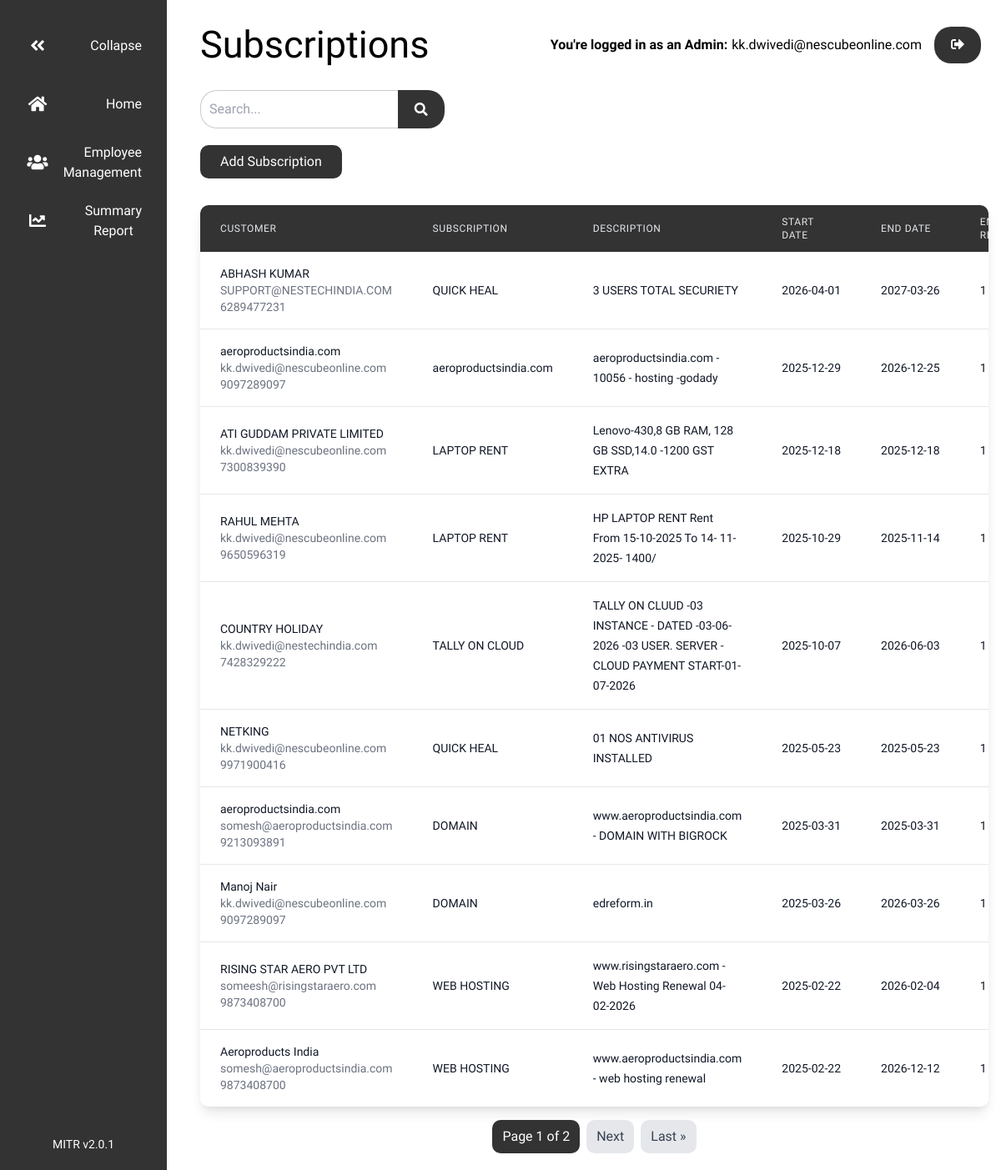
The app's page /subscriptions/ (signed in) with its own data.
### MITR_app/models.py (models this page shows, shortened)
class CustomUser(AbstractUser):
    company = models.CharField(max_length=100)
    email = models.EmailField(unique=True)
    is_superuser = models.BooleanField(default=False)

class Subscription(models.Model):
    SUBSCRIPTION_TYPES = [
        ('amazon_prime', 'Amazon Prime'),
        ('netflix', 'Netflix'),
        ('disney_hotstar', 'Disney+ Hotstar'),
    ]
    REMINDER_CHOICES = [
        ('1 Day', '1 Day'),
        ('1 Week', '1 Week'),
        ('1 Month', '1 Month'),
    ]
    subscription_type = models.CharField(max_length=50)
    description = models.TextField()
    ending_reminder = models.CharField(max_length=20, choices=REMINDER_CHOICES)
    customer_name = models.CharField(max_length=100)
    customer_email = models.EmailField()
    customer_phone = models.CharField(max_length=15)
    start_date = models.DateTimeField(auto_now_add=True)
    end_date = models.DateTimeField()
    reminder_sent = models.BooleanField(default=False)
    end_notification_sent = models.BooleanField(default=False)
    @property
    def status(self):
        now = timezone.now()
        if self.end_date >= now:
            return 'Active'
        else:
            return 'Expired'

### MITR_app/views.py (the view, shortened to what this page needs)
# urls.py: path('subscriptions/', views.subscriptions, name='subscriptions'),
@login_required
def subscriptions(request):
    user_email = request.user
    is_superuser = user_email.is_superuser
    employee = None
    is_employee = False
    current_time = timezone.now()
    subscriptions_list = Subscription.objects.all().order_by('-start_date')
    paginator = Paginator(subscriptions_list, 10)  # Show 10 subscriptions per page
    page_number = request.GET.get('page')
    page_obj = paginator.get_page(page_number)
    if request.user.is_superuser:
        context = {
            'subscriptions': page_obj,
            'reminder_choices': Subscription.REMINDER_CHOICES,
            'now': current_time,
            'is_employee': is_employee,
            'is_superuser': is_superuser,
            'employee': employee
        }
        return render(request, 'subscriptions.html', context)

### MITR_app/templates/subscriptions.html (shortened to what this page needs)
<!DOCTYPE html>
<html lang="en">
<head>
  <link rel="stylesheet" href="https://cdnjs.cloudflare.com/ajax/libs/font-awesome/5.15.3/css/all.min.css">
  <link href="https://cdn.jsdelivr.net/npm/tailwindcss@2.2.19/dist/tailwind.min.css" rel="stylesheet">
</head>
<body>
  <div class="sidebar">
    <button class="sidebar-btn collapse-btn">
      <i class="fas fa-angle-double-left"></i>
      <span>Collapse</span>
    </button>
    <a href="{% url 'dashboard' %}" class="sidebar-link">
      <button class="sidebar-btn">
        <i class="fas fa-home"></i>
        <span>Home</span>
      </button>
    </a>
    {% if employee.coordinator or user.is_superuser %}
    <a href="{% url 'employee_list' %}" class="sidebar-link">
      <button class="sidebar-btn">
        <i class="fas fa-users"></i>
        <span><p style="margin-left: 25px;">Employee</p> <p>Management</p></span>
      </button>
    </a>
    {% endif %}
    {% if employee.coordinator or user.is_superuser %}
    <a href="{% url 'summary_report' %}" class="sidebar-link">
      <button class="sidebar-btn">
        <i class="fas fa-chart-line"></i>
        <span>Summary<br>Report</span>
      </button>
    </a>
    {% endif %}
    <div class="version-text">MITR v2.0.1</div>
  </div>
  <div class="main-content">
    <div class="dashboard-header">
      <h1 style="font-size: 45px; margin-left: 20px;">Subscriptions</h1>
      <div style="margin-right: 4px;" class="user-info">
        {% if employee.coordinator %}
          <p style="font-size: 16px; padding-right: 5px; font-weight: bold;">You're logged in as a co-ordinator:</p> {{ user.username }}
        {% elif is_employee %}
          <p style="font-size: 16px; padding-right: 5px; font-weight: bold;">You're logged in as an employee : </p> {{ user.username }}
        {% elif is_superuser %}
          <p style="font-size: 16px; padding-right: 5px; font-weight: bold;">You're logged in as an Admin:</p> {{ user.username }}
        {% endif %}
        <div class="logout-option">
          <form method="POST" action="{% url 'logout' %}">
            <button type="submit" class="logout-btn"><i class="fas fa-sign-out-alt"></i></button>
          </form>
        </div>
      </div>
    </div>
    <div class="search-bar">
      <form method="GET" action="{% url 'dashboard' %}">
        <input type="text" name="search" placeholder="Search..." value="{{ search_query }}">
        <button type="submit">
          <i class="fas fa-search"></i>
        </button>
      </form>
    </div>
    <div style="margin-left: 20px;" class="container mx-auto">
        <div class="flex justify-between items-center mb-8">
            {% if user.is_superuser or employee.coordinator %}
            <button onclick="openAddSubscriptionPopup()" class="bg-gray-800 text-white px-6 py-2 rounded-lg hover:bg-gray-700 transition-colors duration-200 focus:outline-none focus:ring-2 focus:ring-gray-500 focus:ring-offset-2">
                Add Subscription
            </button>
            {% endif %}
        </div>
        <div class="bg-white rounded-lg shadow-lg overflow-hidden">
            <table class="min-w-full">
                <thead>
                    <tr class="bg-gray-800">
                        <th class="px-6 py-3 text-left text-xs font-medium text-gray-200 uppercase tracking-wider">Customer</th>
                        <th class="px-6 py-3 text-left text-xs font-medium text-gray-200 uppercase tracking-wider">Subscription</th>
                        <th class="px-6 py-3 text-left text-xs font-medium text-gray-200 uppercase tracking-wider">Description</th>
                        <th class="px-6 py-3 text-left text-xs font-medium text-gray-200 uppercase tracking-wider">Start Date</th>
                        <th class="px-6 py-3 text-left text-xs font-medium text-gray-200 uppercase tracking-wider">End Date</th>
                        <th class="px-6 py-3 text-left text-xs font-medium text-gray-200 uppercase tracking-wider">Ending Reminder</th>
                    </tr>
                </thead>
                <tbody class="bg-white divide-y divide-gray-200">
                    {% for subscription in subscriptions %}
                    <tr>
                        <td class="px-6 py-4 whitespace-nowrap">
                            <div class="text-sm font-medium text-gray-900">{{ subscription.customer_name }}</div>
                            <div class="text-sm text-gray-500">{{ subscription.customer_email }}</div>
                            <div class="text-sm text-gray-500">{{ subscription.customer_phone }}</div>
                        </td>
                        <td class="px-6 py-4 whitespace-nowrap">
                            <span class="text-sm text-gray-900">{{ subscription.subscription_type }}</span>
                        </td>
                        <td class="px-6 py-4">
                            <span class="text-sm text-gray-900">{{ subscription.description }}</span>
                        </td>
                        <td class="px-6 py-4 whitespace-nowrap">
                            <span class="text-sm text-gray-900">{{ subscription.start_date|date:"Y-m-d" }}</span>
                        </td>
                        <td class="px-6 py-4 whitespace-nowrap">
                            <span class="text-sm text-gray-900">{{ subscription.end_date|date:"Y-m-d" }}</span>
                        </td>
                        <td class="px-6 py-4 whitespace-nowrap">
                            <span class="text-sm text-gray-900">{{ subscription.ending_reminder }}</span>
                        </td>
                    </tr>
                    {% endfor %}
                </tbody>
            </table>
        </div>
        <div class="pagination flex justify-center mt-4 space-x-2">
                    <span class="px-3 py-2 bg-gray-800 text-white rounded-lg">
                        Page {{ subscriptions.number }} of {{ subscriptions.paginator.num_pages }}
                    </span>
                    {% if subscriptions.has_next %}
                        <a href="?page={{ subscriptions.next_page_number }}" class="px-3 py-2 bg-gray-200 text-gray-700 rounded-lg hover:bg-gray-300">Next</a>
                        <a href="?page={{ subscriptions.paginator.num_pages }}" class="px-3 py-2 bg-gray-200 text-gray-700 rounded-lg hover:bg-gray-300">Last &raquo;</a>
                    {% endif %}
        </div>
    </div>
  </div>
</body>
</html>

### MITR_app/templates/subscriptions.html (style rules this page uses)
body { margin: 0; font-family: 'Google Sans', sans-serif; }
.sidebar { display: flex; flex-direction: column; width: 200px; height: 100%; background-color: #333; color: #fff; padding: 20px; box-sizing: border-box; position: fixed; left: 0; top: 0; transition: width 0.3s ease; }
.sidebar-link { text-decoration: none; }
.sidebar-btn { display: flex; align-items: center; justify-content: space-between; width: 100%; height: 70px; padding: 10px; border: none; background: none; color: #fff; cursor: pointer; transition: background-color 0.3s; }
.sidebar-btn i { font-size: 20px; width: 30px; }
.main-content { margin-left: 200px; padding: 20px; transition: margin-left 0.3s ease; }
.dashboard-header { display: flex; justify-content: space-between; align-items: center; margin-bottom: 20px; }
.user-info { display: flex; align-items: center; }
.user-info .logout-btn { background-color: #333; color: #fff; border: none; padding: 10px 20px; margin-left: 15px; cursor: pointer; border-radius: 20px; transition: background-color 0.3s ease; }
.version-text { margin-top: auto; text-align: center; font-size: 14px; color: #fff; }
.container { max-width: 1265px; margin: 0 auto; padding-right: 15px; }
.flex { display: flex; }
.justify-between { justify-content: space-between; }
.items-center { align-items: center; }
.mb-8 { margin-bottom: 32px; }
.bg-gray-800 { background-color: #333; }
.text-white { color: #fff; }
.px-6 { padding-left: 24px; padding-right: 24px; }
.py-2 { padding-top: 8px; padding-bottom: 8px; }
.rounded-lg { border-radius: 10px; }
.transition-colors { transition: color 0.3s ease; }
.duration-200 { transition-duration: 200ms; }
.search-bar { width: 30.5%; display: flex; margin-bottom: 20px; margin-left: 20px }
.search-bar form { display: flex; width: 100%; }
.search-bar input { flex-grow: 1; padding: 10px; border: 1px solid #ccc; border-right: none; border-radius: 20px 0 0 20px; outline: none; width: 100%; box-sizing: border-box; }
.search-bar button { background-color: #333; color: #fff; border: none; padding: 10px 20px; cursor: pointer; border-radius: 0 20px 20px 0; transition: background-color 0.3s ease; display: flex; align-items: center; justify-content: center; }
.search-bar button i { margin: 0; padding: 0; }

### records on screen
CustomUser: username "kk.dwivedi@nescubeonline.com"
Subscription: customer_name "ABHASH KUMAR", customer_email "SUPPORT@NESTECHINDIA.COM", customer_phone "6289477231", subscription_type "QUICK HEAL", description "3 USERS TOTAL SECURIETY", start_date "2026-04-01", end_date "2027-03-26", ending_reminder "1…"
Subscription: customer_name "aeroproductsindia.com", customer_email "kk.dwivedi@nescubeonline.com", customer_phone "9097289097", subscription_type "aeroproductsindia.com", description "aeroproductsindia.com - 10056 - hosting -godady", start_date "2025-12-29", end_date "2026-12-25", ending_reminder "1…"
Subscription: customer_name "ATI GUDDAM PRIVATE LIMITED", customer_email "kk.dwivedi@nescubeonline.com", customer_phone "7300839390", subscription_type "LAPTOP RENT", description "Lenovo-430,8 GB RAM, 128 GB SSD,14.0 -1200 GST EXTRA", start_date "2025-12-18", end_date "2025-12-18", ending_reminder "1…"
Subscription: customer_name "RAHUL MEHTA", customer_email "kk.dwivedi@nescubeonline.com", customer_phone "9650596319", subscription_type "LAPTOP RENT", description "HP LAPTOP RENT Rent From 15-10-2025 To 14- 11-2025- 1400/", start_date "2025-10-29", end_date "2025-11-14", ending_reminder "1…"
Subscription: customer_name "COUNTRY HOLIDAY", customer_email "kk.dwivedi@nestechindia.com", customer_phone "7428329222", subscription_type "TALLY ON CLOUD", description "TALLY ON CLUUD -03 INSTANCE - DATED -03-06-2026 -03 USER. SERVER - CLOUD PAYMENT START-01-07-2026", start_date "2025-10-07", end_date "2026-06-03", ending_reminder "1…"
Subscription: customer_name "NETKING", customer_email "kk.dwivedi@nescubeonline.com", customer_phone "9971900416", subscription_type "QUICK HEAL", description "01 NOS ANTIVIRUS INSTALLED", start_date "2025-05-23", end_date "2025-05-23", ending_reminder "1…"
Subscription: customer_name "aeroproductsindia.com", customer_email "somesh@aeroproductsindia.com", customer_phone "9213093891", subscription_type "DOMAIN", description "www.aeroproductsindia.com - DOMAIN WITH BIGROCK", start_date "2025-03-31", end_date "2025-03-31", ending_reminder "1…"
Subscription: customer_name "Manoj Nair", customer_email "kk.dwivedi@nescubeonline.com", customer_phone "9097289097", subscription_type "DOMAIN", description "edreform.in", start_date "2025-03-26", end_date "2026-03-26", ending_reminder "1…"
Subscription: customer_name "RISING STAR AERO PVT LTD", customer_email "someesh@risingstaraero.com", customer_phone "9873408700", subscription_type "WEB HOSTING", description "www.risingstaraero.com - Web Hosting Renewal 04-02-2026", start_date "2025-02-22", end_date "2026-02-04", ending_reminder "1…"
Subscription: customer_name "Aeroproducts India", customer_email "somesh@aeroproductsindia.com", customer_phone "9873408700", subscription_type "WEB HOSTING", description "www.aeroproductsindia.com - web hosting renewal", start_date "2025-02-22", end_date "2026-12-12", ending_reminder "1…"

### other values on screen
{{ subscriptions.number }} "1"
{{ subscriptions.paginator.num_pages }} "2"
